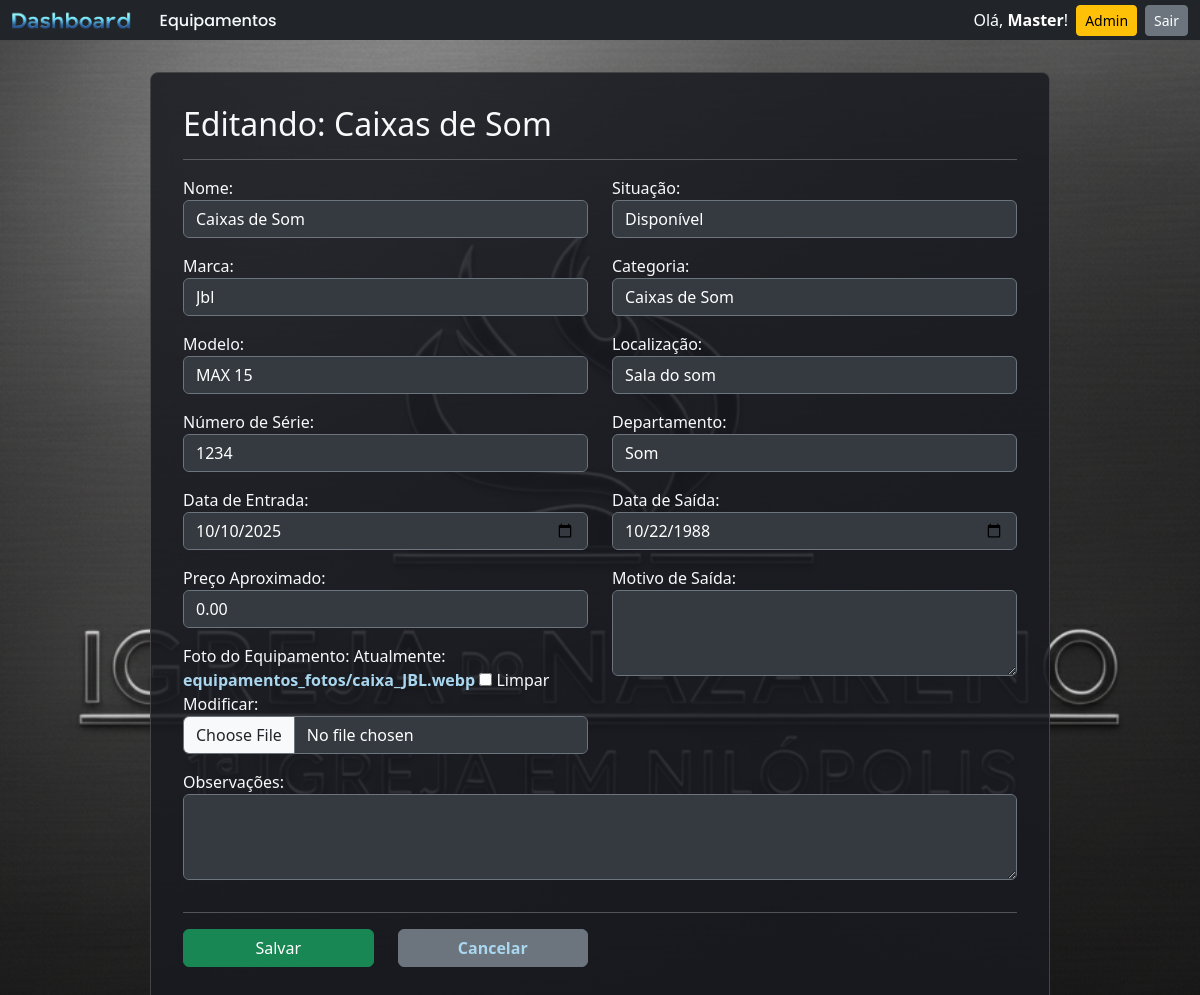
/1/editar/ (signed in), run on the app's committed database.
### core/models.py (models this page shows, shortened)
class Equipamento(models.Model):
    SITUACAO_CHOICES = [
        ('disponivel', 'Disponível'),
        ('em_uso', 'Em Uso'),
        ('manutencao', 'Em Manutenção'),
        ('descartado', 'Descartado'),
    ]
    class Meta:
        verbose_name = "Equipamento"
        verbose_name_plural = "Equipamentos"
        permissions = [
            ("can_export_csv", "Pode exportar relatórios CSV de equipamentos"),
            ("can_print_label", "Pode imprimir etiquetas de equipamentos"),
        ]
    data_entrada = models.DateField(verbose_name="Data de Entrada", default=timezone.now)
    nome = models.CharField(max_length=200, verbose_name="Nome", default='(Nome não fornecido)')
    marca = models.CharField(max_length=100, blank=True, null=True, verbose_name="Marca")
    modelo = models.CharField(max_length=100, blank=True, null=True, verbose_name="Modelo")
    numero_serie = models.CharField(max_length=100, unique=True, blank=True, null=True, verbose_name="Número de Série")
    preco_aproximado = models.DecimalField(max_digits=10, decimal_places=2, verbose_name="Preço Aproximado", blank=True,
                                           null=True)
    situacao = models.CharField(max_length=20, choices=SITUACAO_CHOICES, default='disponivel', verbose_name="Situação")
    categoria = models.ForeignKey(Categoria, on_delete=models.PROTECT, verbose_name="Categoria", blank=True, null=True)
    localizacao = models.ForeignKey(Localizacao, on_delete=models.PROTECT, verbose_name="Localização", blank=True,null=True)
    departamento = models.ForeignKey(Departamento, on_delete=models.SET_NULL, null=True, blank=True,verbose_name="Departamento")
    data_saida = models.DateField(verbose_name="Data de Saída", blank=True, null=True)
    motivo_saida = models.TextField(verbose_name="Motivo de Saída", blank=True, null=True)
    observacoes = models.TextField(verbose_name="Observações", blank=True, null=True)
    codigo_patrimonio = models.CharField(
        max_length=20,
        unique=True,
        blank=True,
        editable=False,
        verbose_name="Código de Patrimônio"
    )
    imagem = models.ImageField(
        upload_to='equipamentos_fotos/',
        blank=True,
        null=True,
        verbose_name="Foto do Equipamento"
    )

### core/views.py (the view, shortened to what this page needs)
class EquipamentoUpdateView(PermissionRequiredMixin, UpdateView):
    permission_required = 'core.change_equipamento'
    model = Equipamento
    form_class = EquipamentoForm
    template_name = 'core/equipamento_form.html'

### core/models.py (called while the page is built)
    def __str__(self):
        return self.nome

    def __str__(self):
        return self.nome

    def __str__(self):
        return self.nome

### core/templates/core/equipamento_form.html (shortened to what this page needs)
{% extends 'core/base.html' %}
{% block content %}
    {% if object %}
        <h2>Editando: {{ object.nome }}</h2>
    {% else %}
        <h2>Adicionar Novo Equipamento</h2>
    {% endif %}
    <hr>
    <form method="post" enctype="multipart/form-data">
        <div class="row">
            <div class="col-md-6">
                <div class="mb-3">{{ form.nome.label_tag }} {{ form.nome }}</div>
                <div class="mb-3">{{ form.marca.label_tag }} {{ form.marca }}</div>
                <div class="mb-3">{{ form.modelo.label_tag }} {{ form.modelo }}</div>
                <div class="mb-3">{{ form.numero_serie.label_tag }} {{ form.numero_serie }}</div>
                <div class="mb-3">{{ form.data_entrada.label_tag }} {{ form.data_entrada }}</div>
                <div class="mb-3">{{ form.preco_aproximado.label_tag }} {{ form.preco_aproximado }}</div>
                <div class="mb-3">{{ form.imagem.label_tag }} {{ form.imagem }}</div>
            </div>
            <div class="col-md-6">
                <div class="mb-3">{{ form.situacao.label_tag }} {{ form.situacao }}</div>
                <div class="mb-3">{{ form.categoria.label_tag }} {{ form.categoria }}</div>
                <div class="mb-3">{{ form.localizacao.label_tag }} {{ form.localizacao }}</div>
                <div class="mb-3">{{ form.departamento.label_tag }} {{ form.departamento }}</div>
                <div class="mb-3">{{ form.data_saida.label_tag }} {{ form.data_saida }}</div>
                <div class="mb-3">{{ form.motivo_saida.label_tag }} {{ form.motivo_saida }}</div>
            </div>
        </div>
        <div class="row">
            <div class="col-12">
                 <div class="mb-3">{{ form.observacoes.label_tag }} {{ form.observacoes }}</div>
            </div>
        </div>
        <hr>
        <div class="row">
            <div class="col-md-3">
                <button type="submit" class="btn btn-success w-100 mb-2">Salvar</button>
            </div>
                    <div class="col-md-3">
            {% if object %}
                <a href="{% url 'core:equipamento_detalhe' object.pk %}" class="btn btn-secondary w-100">Cancelar</a>
            {% else %}
                <a href="{% url 'core:lista_equipamentos' %}" class="btn btn-secondary w-100">Cancelar</a>
            {% endif %}
        </div>
        </div>
    </form>
{% endblock %}

### core/templates/core/base.html (shortened to what this page needs)
{% load static %}
<!doctype html>
<html lang="pt-br">
<head>
    <link href="https://cdn.jsdelivr.net/npm/bootstrap@5.3.3/dist/css/bootstrap.min.css" rel="stylesheet">
    <link rel="stylesheet" href="{% static 'core/css/main.css' %}?v=15">
</head>
<body>
    {% block navbar %}
    <nav class="navbar navbar-expand-lg navbar-dark bg-dark mb-4 py-0">
        <div class="container-fluid">
            <a class="navbar-brand" href="{% url 'core:dashboard' %}">
                <img src="{% static 'core/img/logoDashboard.png' %}" alt="Inventario Logo" style="height: 25px;">
            </a>
            <div class="collapse navbar-collapse" id="navbarNav">
                <ul class="navbar-nav me-auto">
                    <li class="nav-item">
                        <a class="nav-link {% if request.resolver_match.view_name == 'core:lista_equipamentos' %}active{% endif %}" href="{% url 'core:lista_equipamentos' %}">Equipamentos</a>
                    </li>
                </ul>
                <div class="d-flex align-items-center mt-3 mt-lg-0">
                    {% if user.is_authenticated %}
                        <span class="navbar-text text-white me-2">Olá, <strong>{{ user.username }}</strong>!</span>
                        {% if user.is_superuser %}
                            <a href="{% url 'admin:index' %}" class="btn btn-warning btn-sm me-2">Admin</a>
                        {% endif %}
                        <form action="{% url 'logout' %}" method="post" class="d-inline">
                            <button type="submit" class="btn btn-secondary btn-sm">Sair</button>
                        </form>
                    {% else %}
                        <a href="{% url 'login' %}" class="btn btn-primary btn-sm">Entrar</a>
                    {% endif %}
                </div>
            </div>
        </div>
    </nav>
    {% endblock navbar %}
    <div class="container">
        <div class="content-container">
            {% block content %}
            {% endblock content %}
        </div>
    </div>
</body>
</html>

### core/static/core/css/main.css (style rules this page uses)
body { background-image: url('../img/Background.png'); background-size: cover; background-position: center center; background-repeat: no-repeat; background-attachment: fixed; color: #f8f9fa; }
.content-container { background-color: rgba(25, 27, 32, 0.85); padding: 2rem; border-radius: 0.5rem; border: 1px solid #444; max-width: 900px; margin: 2rem auto; }
body .form-control, body .form-select { background-color: #343a40; color: white; border-color: #6c757d; }
.content-container a { color: #a9d7ef; text-decoration: none; font-weight: bold; transition: color 0.2s ease-in-out; }
.nav-link { display: inline-block; padding: 0rem; border-radius: 0.25rem; text-decoration: none; color: #f8f9fa; background: transparent; transition: all 0.3s ease; font-family: 'Poppins', sans-serif; font-weight: 500; }

### data on the page
Equipamento: nome "Caixas de Som", marca "Jbl", modelo "MAX 15", numero_serie "1234", data_entrada "10/10/2025", preco_aproximado "0.00", situacao "Disponível", categoria "Caixas de Som", localizacao "Sala do som", departamento "Som", data_saida "10/22/1988"

### other printed values
{{ user.username }} "Master"
